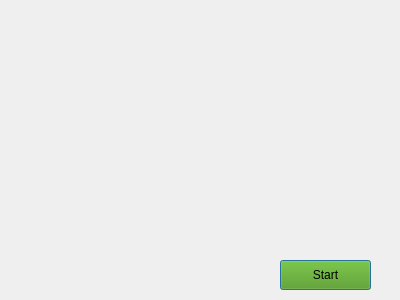
<?xml version="1.0" encoding="UTF-8"?>
<ui version="4.0">
 <class>Dialog</class>
 <widget class="QDialog" name="Dialog">
  <property name="geometry">
   <rect>
    <x>0</x>
    <y>0</y>
    <width>400</width>
    <height>300</height>
   </rect>
  </property>
  <property name="windowTitle">
   <string>Dialog</string>
  </property>
  <widget class="QPushButton" name="pushButton">
   <property name="geometry">
    <rect>
     <x>280</x>
     <y>260</y>
     <width>91</width>
     <height>30</height>
    </rect>
   </property>
   <property name="styleSheet">
    <string notr="true">background-color: rgb(78, 154, 6);</string>
   </property>
   <property name="text">
    <string>Start</string>
   </property>
  </widget>
  <widget class="QWidget" name="verticalLayoutWidget">
   <property name="geometry">
    <rect>
     <x>9</x>
     <y>9</y>
     <width>381</width>
     <height>241</height>
    </rect>
   </property>
   <layout class="QVBoxLayout" name="verticalLayout"/>
  </widget>
  <zorder>verticalLayoutWidget</zorder>
  <zorder>pushButton</zorder>
 </widget>
 <layoutdefault spacing="6" margin="11"/>
 <resources/>
 <connections/>
</ui>
